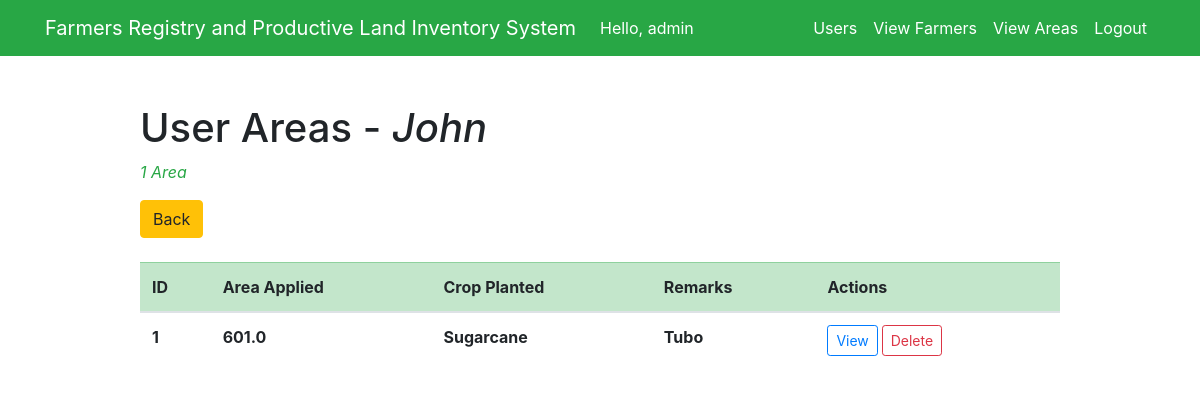
/info/farmer/1 (signed in), run on an earlier commit of the app's database.
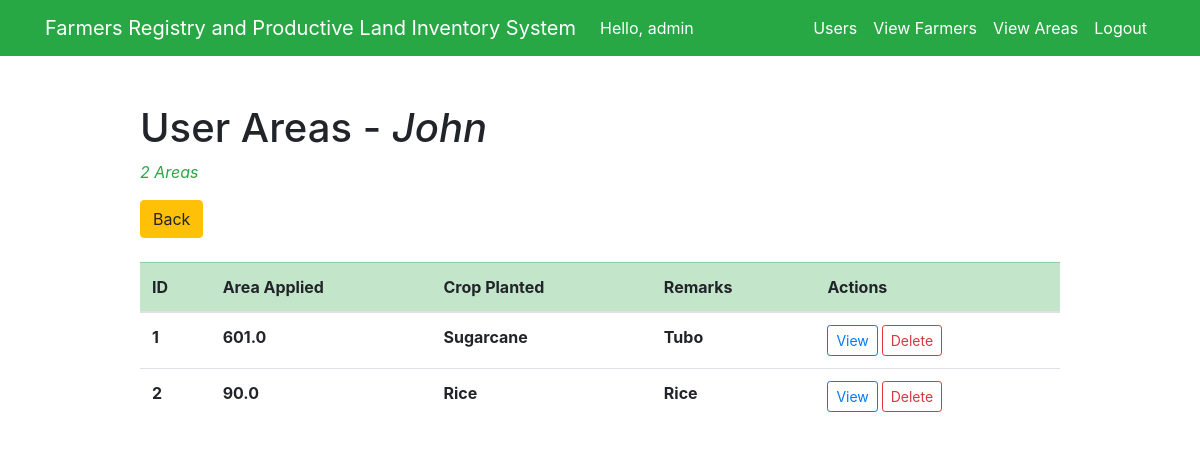
And on a later commit of the database.
### test_app/models.py (models this page shows)
class UsersAreaInfo(models.Model):
    RICE = 'Rice'
    CORN = 'Corn'
    SUGARCANE = 'Sugarcane'
    PLANTED = [
        (RICE, 'Rice'),
        (CORN, 'Corn'),
        (SUGARCANE, 'Sugarcane'),
    ]
    farmer_id = models.ForeignKey(Farmer, models.CASCADE, db_column='farmer_id')
    total_area = models.FloatField()
    crop_planted = models.CharField(max_length=9, choices=PLANTED, default=RICE)
    remarks = models.CharField(max_length=100)
    sketch_plan = models.FileField(upload_to='documents_sp/', max_length=254, blank=True)
    map = models.FileField(upload_to='documents_map/', max_length=254, blank=True)
    google_earth = models.FileField(upload_to='documents_ge/', max_length=254, blank=True)
    area_coordinates = models.FileField(upload_to='documents_coordinates/', max_length=254, blank=True)
    profile_field = models.CharField(max_length=250)
    soil_ph = models.IntegerField()
    region = models.CharField(max_length=200)
    province = models.CharField(max_length=200)
    muncity = models.CharField(max_length=200)
    brgy = models.CharField(max_length=200)

### test_app/views.py (the view)
# urls.py: path('info/farmer/<int:pk>', views.view_user, name='view_farmer'),
@login_required(login_url='/')
def view_user(request, pk):
    if request.method == 'GET':
        profile_info = get_object_or_404(Farmer, id=pk)
        user_areas = UsersAreaInfo.objects.filter(farmer_id=pk)
        context = {
            'user_areas': user_areas,
            'profile': profile_info,
        }
        return render(request, 'test_app/viewuser.html', context)
    else:
        pass

### test_app/templates/test_app/viewuser.html
{% extends 'test_app/base.html' %}
{% block content %}
<div class="row justify-content-center mt-5">
    <div class="col-md-10">
        <h1>User Areas - <em>{{ profile.first_name }}</em></h1>
        {% if user_areas %}
            <p class="card-text text-success"><em>{{ user_areas.count }} Area{{ user_areas.count|pluralize }}</em></p>
        {% else %}
            <p class="card-text text-danger"><em>No Areas</em></p>
        {% endif %}
        <a type="button" class="btn btn-warning" href="{% url 'user_dashboard' %}">Back</a>
        <br><br>
        <table class="table table-hover table-stripped table-responsive-md">
            <thead class="table-success">
                <tr>
                    <th scope="col">ID</th>
                    <th scope="col">Area Applied</th>
                    <th scope="col">Crop Planted</th>
                    <th scope="col">Remarks</th>
                    <th scope="col" align="center">Actions</th>
                </tr>
            </thead>
            <tbody>
                {% for area in user_areas %}
                    <tr>
                        <th scope="row">{{ area.id }}</th>
                        <th>{{ area.total_area }}</th>
                        <th>{{ area.crop_planted }}</th>
                        <th>{{ area.remarks }}</th>
                        {% if user.is_superuser %}
                            <th><a type="button" class="btn btn-outline-primary btn-sm text-primary" href="{% url 'view_area_admin' area.id %}">View</a>&nbsp;<a type="button" class="btn btn-outline-danger btn-sm text-danger">Delete</a></th>
                        {% else %}
                            <th><a type="button" class="btn btn-outline-primary btn-sm text-primary" href="{% url 'view_area' area.id %}">View</a>&nbsp;<a type="button" class="btn btn-outline-danger btn-sm text-danger">Delete</a></th>
                        {% endif %}
                    </tr>
                {% endfor %}
            </tbody>
        </table>
    </div>
</div>
{% endblock %}

What changed in the data, as far as the page shows it:
added UsersAreaInfo: id "2", total_area "90.0", crop_planted "Rice", remarks "Rice"
Also different on the page:
{{ user_areas.count }}: "1" → "2"
